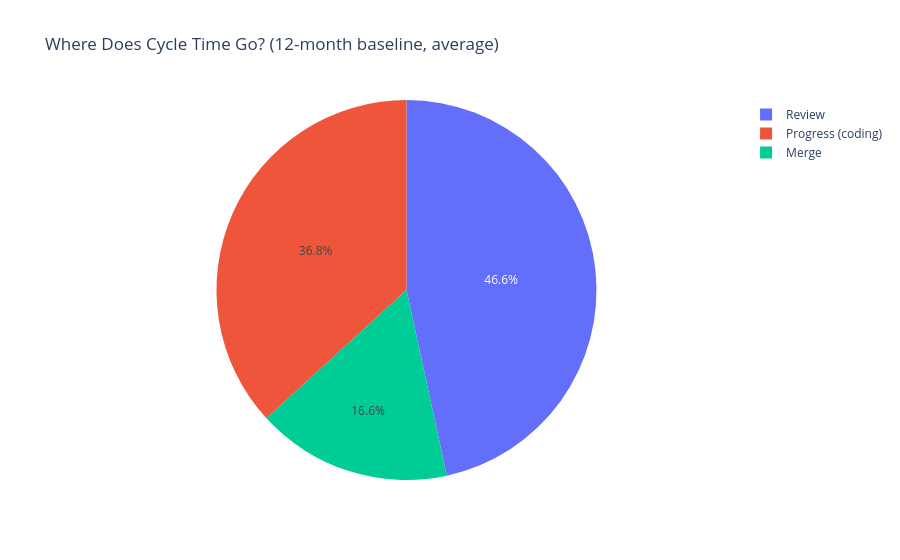

The notebook cell this image was saved under:
### Code cell
# 12-month average breakdown (current baseline)
recent_12mo = df_breakdown[df_breakdown['month_dt'] >= df_breakdown['month_dt'].max() - pd.DateOffset(months=12)]

avg_progress = recent_12mo['avg_progress_hours'].mean()
avg_review = recent_12mo['avg_review_hours'].mean()
avg_merge = recent_12mo['avg_merge_hours'].mean()
total = avg_progress + avg_review + avg_merge

print("Cycle Time Breakdown (12-month baseline, AVERAGE hours)")
print("=" * 50)
print(f"Progress (coding): {avg_progress:.1f}h ({avg_progress/total*100:.0f}%)")
print(f"Review:            {avg_review:.1f}h ({avg_review/total*100:.0f}%)")
print(f"Merge:             {avg_merge:.1f}h ({avg_merge/total*100:.0f}%)")
print(f"Total:             {total:.1f}h ({total/24:.1f} days)")
print("=" * 50)

# Pie chart
fig = px.pie(
    names=['Progress (coding)', 'Review', 'Merge'],
    values=[avg_progress, avg_review, avg_merge],
    title='Where Does Cycle Time Go? (12-month baseline, average)'
)
fig.show()

### Figure 1 — Plotly figure (JSON) as saved in the notebook; plotly's stock layout.template omitted (floating-point values rounded to 4 significant figures)
{"data": [{"domain": {"x": [0, 1], "y": [0, 1]}, "hovertemplate": "label=%{label}<br>value=%{value}<extra></extra>", "labels": ["Progress (coding)", "Review", "Merge"], "legendgroup": "", "name": "", "showlegend": true, "type": "pie", "values": [31.26, 39.58, 14.1]}], "layout": {"legend": {"tracegroupgap": 0}, "title": {"text": "Where Does Cycle Time Go? (12-month baseline, average)"}}}
